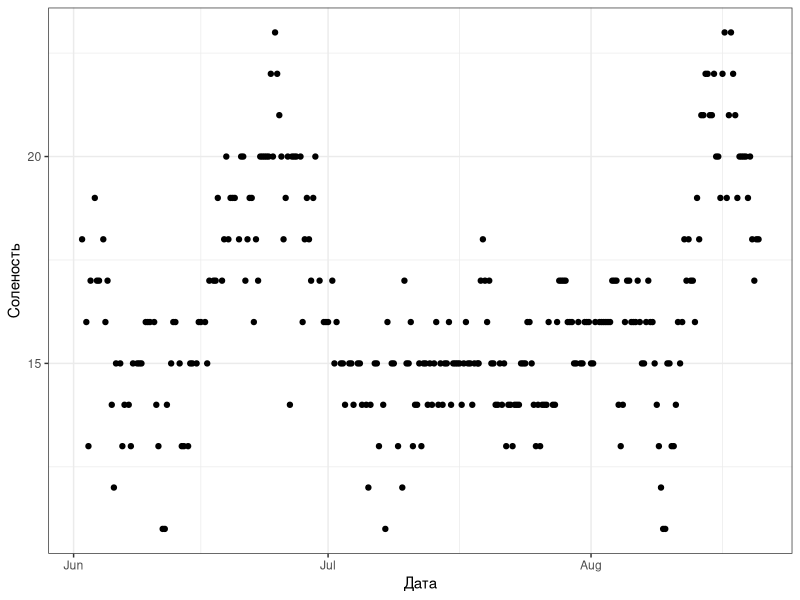
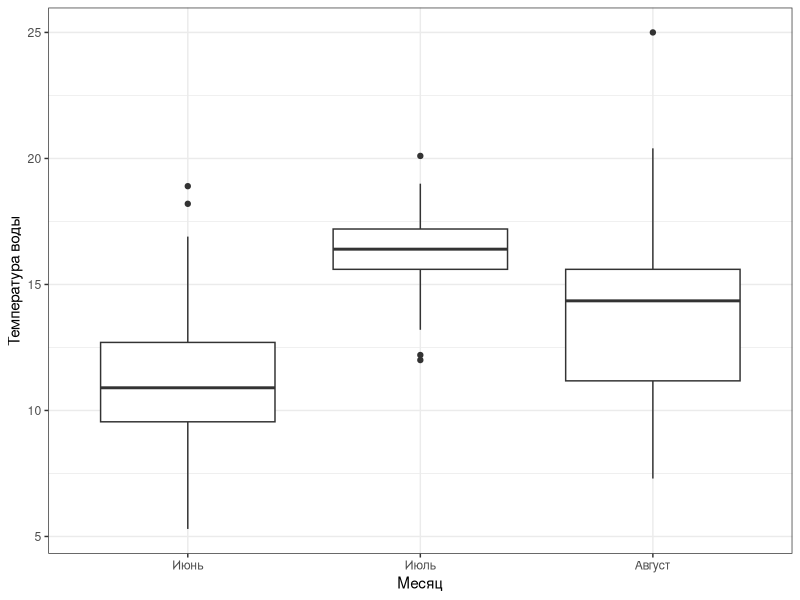
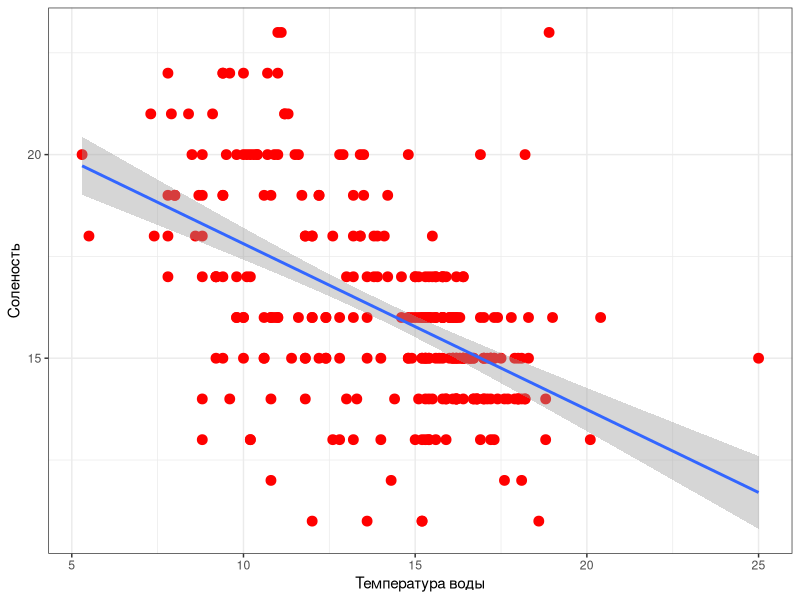
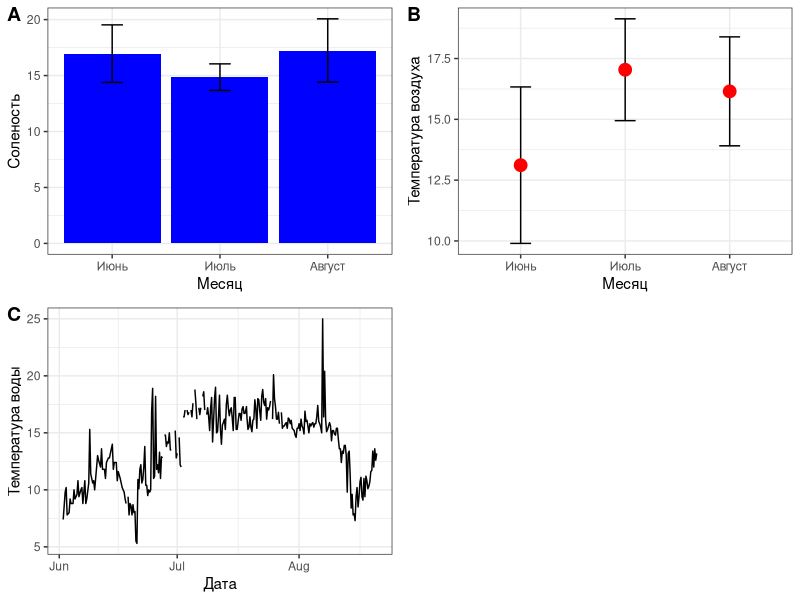

Write R code to recreate these figures, in order.
## ---- chunk 1
knitr::opts_chunk$set(echo = FALSE, message = FALSE, warning = FALSE)
## ---- chunk 2
library(readxl)
library(ggplot2)
library(cowplot)

hydr <- read_excel("data/hydrology_2022.xls", na = "NA")

hydr$Date <- as.POSIXct(hydr$Date_Time, format = "%d.%m.%Y %H:%M") # Этот код переводит даты в формат, понятный  для R.

hydr$Month <- factor(hydr$Month, levels = c("June", "July", "August")) # Этот код задает последовательность месяцев, иначе месяцы будут упорядочены по алфавиту

hydr$Month <- factor(hydr$Month, labels = c("Июнь", "Июль", "Август")) # Этот код позволяет задать русские обозначения для месяцев, которые в датасете закодированы на латинице.

ggplot(hydr, aes(x = Date, y = S)) +
  geom_point() +
  theme_bw()+
  labs(x = "Дата", y = "Соленость")
## ---- chunk 3
ggplot(hydr, aes(x = Month, y = Water_T)) +
  geom_boxplot() +
  theme_bw()+
  labs(x = "Месяц", y = "Температура воды")
## ---- chunk 4
ggplot(hydr, aes(x = Water_T, y = S)) +
  geom_point(color = "red", size = 3) +
  geom_smooth(method = "lm") +
  theme_bw()+
  labs(x = "Температура воды", y = "Соленость")
## ---- chunk 5
library(dplyr)
library(cowplot)


df1 <-
hydr %>% 
  group_by(Month) %>% 
  summarize(Air_T = mean(Air_T, na.rm = T), S = mean(S, na.rm = T), Water_T = mean(Water_T, na.rm = T)) 

df2 <- 
hydr %>% 
  group_by(Month) %>% 
  summarize(Sd_Air_T = sd(Air_T, na.rm = T), Sd_S = sd(S, na.rm = T), Sd_Water_T = sd(Water_T, na.rm = T))
 
df3 <- merge(df1, df2) %>% ungroup()


Pl1 <- 
ggplot(df3, aes(x = Month, y = S)) +
  geom_col(fill = "blue") + 
  geom_errorbar(aes(ymin = S - Sd_S, ymax = S + Sd_S), width = 0.2) +
  theme_bw()+
  labs(x = "Месяц", y = "Соленость")

Pl2 <- 
ggplot(df3, aes(x = Month, y = Air_T)) +
  geom_errorbar(aes(ymin = Air_T - Sd_Air_T, ymax = Air_T + Sd_Air_T), width = 0.2) +
  geom_point(color = "red", size = 4) + 
  theme_bw()+
  labs(x = "Месяц", y = "Температура воздуха")


Pl3 <- 
ggplot(hydr, aes(x = Date, y = Water_T)) +
  geom_line() +
  theme_bw()+
  labs(x = "Дата", y = "Температура воды") 
  

plot_grid(Pl1, Pl2, Pl3, labels = "AUTO")

